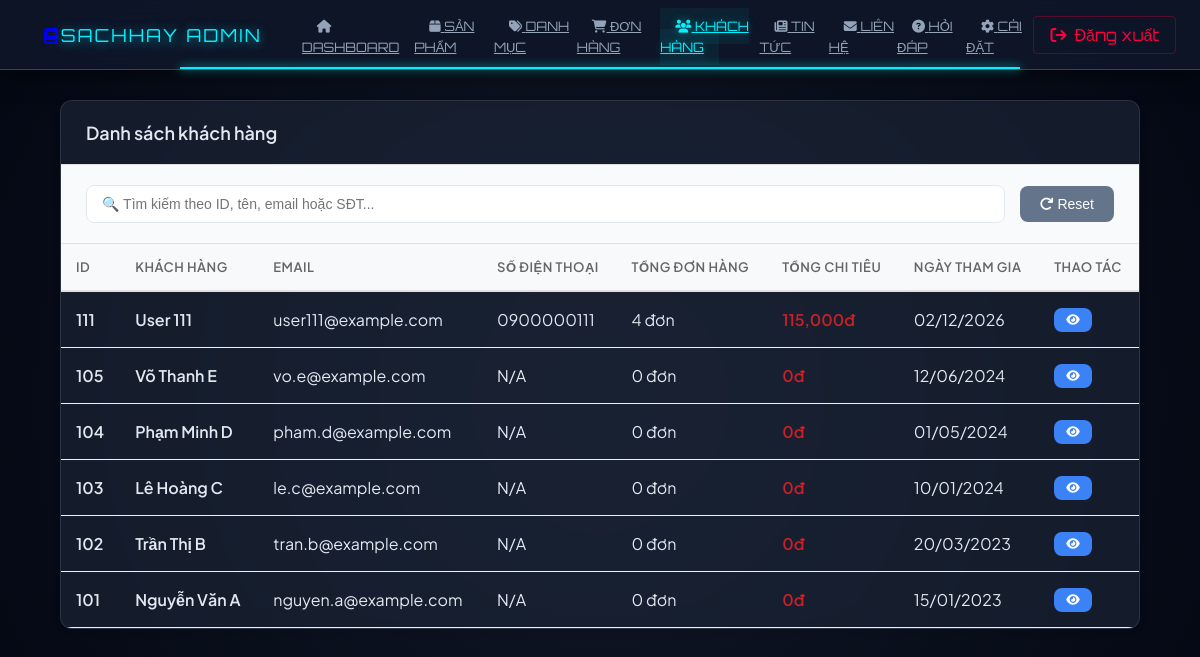
The app's page /admin/customers (signed in) with its own data.
### tables this page shows
CREATE TABLE `users` (
  `user_id` int(11) NOT NULL,
  `password` varchar(100) NOT NULL,
  `fullname` varchar(50) NOT NULL,
  `email` varchar(100) NOT NULL,
  `phone` varchar(20) DEFAULT NULL,
  `role` varchar(50) NOT NULL DEFAULT 'Customer',
  `note` text DEFAULT NULL,
  `created_date` date DEFAULT NULL
);

CREATE TABLE `customer` (
  `user_id` int(11) NOT NULL,
  `member_type` varchar(50) DEFAULT NULL,
  `total_fpoint` int(11) DEFAULT 0
);

### app/controllers/AdminController.php (called while the page is built, shortened)
<?php
class AdminController extends Controller {
    private $adminModel;
    public function __construct() {
        $this->adminModel = $this->model('Admin');
    }
    public function customers() {
        $data = [
            'title' => 'Quản lý Khách hàng',
            'page' => 'customers',
            'customers' => $this->adminModel->getAllCustomers(),
            'contentFile' => APP_ROOT . '/views/admin/customers/index.php'
        ];
        $this->view('admin/admin', $data);
    }
}

### app/core/App.php (called while the page is built, shortened)
<?php
class App {
    protected $method = "index";
    public function __construct() {
        $url = $this->parseURL();
        if(isset($url[0]) && !empty($url[0])) {
            $controllerFile = APP_ROOT . '/controllers/' . ucfirst($url[0]) . 'Controller.php';
            if(file_exists($controllerFile)) {
                unset($url[0]);
            } else {
                $this->redirectToLanding();
                return;
            }
        }
        $this->controller = new $this->controller;
        if(isset($url[1]) && !empty($url[1])) {
            if(method_exists($this->controller, $url[1])) {
                $this->method = $url[1];
                unset($url[1]);
            } else {
                $this->redirectToLanding();
                return;
            }
        }
        $this->params = $url ? array_values($url) : [];
        call_user_func_array([$this->controller, $this->method], $this->params);
    }
    private function parseURL() {
        if(isset($_GET["url"])) {
            return explode('/', filter_var(rtrim($_GET['url'], '/'), FILTER_SANITIZE_URL));
        }
        return [];
    }
}

### public/index.php (called while the page is built, shortened)
<?php
$app = new App();

### app/core/DB.php (called while the page is built, shortened)
<?php
class DB
{
    public $con;
    public function __construct()
    {
        $this->host = DB_HOST;
        $this->username = DB_USER;
        $this->password = DB_PASS;
        $this->dbname = DB_NAME;
        $this->port = DB_PORT;
        try {
            $this->con = new PDO(
                "mysql:host={$this->host};port={$this->port};dbname={$this->dbname};charset=utf8mb4",
                $this->username,
                $this->password,
                [
                    PDO::ATTR_ERRMODE => PDO::ERRMODE_EXCEPTION,
                    PDO::ATTR_DEFAULT_FETCH_MODE => PDO::FETCH_ASSOC,
                    PDO::ATTR_EMULATE_PREPARES => false
                ]
            );
        } catch (PDOException $e) {
            die("Connection failed: " . $e->getMessage());
        }
    }
    public function query($sql, $params = [])
    {
        $stmt = $this->con->prepare($sql);
        $stmt->execute($params);
        return $stmt;
    }
    public function all($sql, $params = [])
    {
        $stmt = $this->query($sql, $params);
        return $stmt->fetchAll();
    }
}

### app/models/Admin.php (called while the page is built, shortened)
<?php
class Admin extends DB
{
    public function getAllCustomers()
    {
        $sql = "SELECT
                    u.user_id,
                    u.fullname,
                    u.email,
                    u.phone,
                    u.created_date,
                    c.member_type,
                    c.total_fpoint,
                    COUNT(DISTINCT o.order_id) as total_orders,
                    SUM(CASE WHEN o.status = 'completed' THEN o.total_amount ELSE 0 END) as total_spent
                FROM users u
                LEFT JOIN customer c ON u.user_id = c.user_id
                LEFT JOIN orders o ON u.user_id = o.user_id
                WHERE u.role = 'customer'
                GROUP BY u.user_id
                ORDER BY u.created_date DESC";
        return $this->all($sql);
    }
}

### app/views/admin/customers/index.php (the view, shortened to what this page needs)
<div class="admin-card">
    <div class="card-header-actions">
        <h2 class="card-title">Danh sách khách hàng</h2>
    </div>
    <div style="padding: 20px 25px; border-bottom: 1px solid #e0e0e0; background: #f9fafb;">
        <div style="display: flex; gap: 15px; align-items: center; flex-wrap: wrap;">
            <div style="flex: 1; min-width: 250px;">
                <input type="text"
                       id="searchCustomer"
                       placeholder="🔍 Tìm kiếm theo ID, tên, email hoặc SĐT..."
                       style="width: 100%; padding: 10px 15px; border: 1px solid #e2e8f0; border-radius: 8px; font-size: 14px;">
            </div>
            <button onclick="resetCustomerFilters()"
                    style="padding: 10px 20px; background: #64748b; color: white; border: none; border-radius: 8px; cursor: pointer; font-size: 14px;">
                <i class="fas fa-redo"></i> Reset
            </button>
        </div>
    </div>
    <div class="table-container">
        <table>
            <thead>
                <tr>
                    <th>ID</th>
                    <th>Khách hàng</th>
                    <th>Email</th>
                    <th>Số điện thoại</th>
                    <th>Tổng đơn hàng</th>
                    <th>Tổng chi tiêu</th>
                    <th>Ngày tham gia</th>
                    <th>Thao tác</th>
                </tr>
            </thead>
            <tbody>
                <?php if (!empty($customers)): ?>
                    <?php foreach($customers as $customer): ?>
                    <tr>
                        <td class="fw-bold"><?= $customer['user_id'] ?></td>
                        <td>
                            <div class="customer-info">
                                <div>
                                    <div class="fw-bold"><?= htmlspecialchars($customer['fullname']) ?></div>
                                </div>
                            </div>
                        </td>
                        <td><?= htmlspecialchars($customer['email']) ?></td>
                        <td><?= htmlspecialchars($customer['phone'] ?? 'N/A') ?></td>
                        <td><?= $customer['total_orders'] ?? 0 ?> đơn</td>
                        <td class="text-danger fw-bold">
                            <?= number_format($customer['total_spent'] ?? 0) ?>đ
                        </td>
                        <td><?= $customer['created_date'] ? date('d/m/Y', strtotime($customer['created_date'])) : 'N/A' ?></td>
                        <td>
                            <a href="<?= BASE_URL ?>admin/customerDetail/<?= $customer['user_id'] ?>"
                               class="btn btn-info btn-sm">
                                <i class="fas fa-eye"></i>
                            </a>
                        </td>
                    </tr>
                    <?php endforeach; ?>
                <?php endif; ?>
            </tbody>
        </table>
    </div>
</div>

### app/views/admin/admin.php (style rules this page uses)
* { margin: 0; padding: 0; box-sizing: border-box; }
:root { --neon-cyan: #00f2ff; --neon-purple: #7000ff; --neon-red: #ff003c; --space-bg: #030712; --glass-bg: rgba(15, 23, 42, 0.9); --transition: all 0.3s ease; }
body { font-family: 'Plus Jakarta Sans', sans-serif; background-color: var(--space-bg); background-image: radial-gradient(circle at 50% 50%, #111827 0%, #030712 100%); color: #e2e8f0; display: flex; flex-direction: column; min-height: 100vh; }
.card, .admin-card { background: rgba(30, 41, 59, 0.6) !important; backdrop-filter: blur(10px); border: 1px solid rgba(255, 255, 255, 0.1) !important; border-radius: 12px !important; box-shadow: 0 10px 30px rgba(0, 0, 0, 0.4); }

### app/views/admin/customers/index.php (style rules this page uses)
.admin-card { background: white; border-radius: 12px; box-shadow: 0 2px 8px rgba(0,0,0,0.08); overflow: hidden; margin-bottom: 30px; }
.card-header-actions { display: flex; justify-content: space-between; align-items: center; padding: 20px 25px; border-bottom: 1px solid #e0e0e0; }
.card-title { font-size: 18px; font-weight: 600; margin: 0; }
.table-container { overflow-x: auto; }
table { width: 100%; border-collapse: collapse; }
thead { background: #f8f9fa; }
th { padding: 15px; text-align: left; font-weight: 600; font-size: 13px; color: #666; text-transform: uppercase; letter-spacing: 0.5px; border-bottom: 2px solid #e0e0e0; }
td { padding: 15px; border-bottom: 1px solid #f0f0f0; vertical-align: middle; }
.btn { padding: 8px 16px; border-radius: 8px; border: none; font-weight: 500; cursor: pointer; transition: all 0.3s; text-decoration: none; display: inline-flex; align-items: center; gap: 6px; font-size: 13px; }
.btn-sm { padding: 6px 12px; font-size: 12px; }
.btn-info { background: #3b82f6; color: white; }
.text-danger { color: #c92127; }
.fw-bold { font-weight: 600; }
.customer-info { display: flex; align-items: center; gap: 12px; }

### records on screen
users: user_id "111", fullname "User 111", email "user111@example.com", phone "0900000111", total_orders "4", total_spent "115,000", created_date "02/12/2026"
customer: user_id.user_id "105", user_id.fullname "Võ Thanh E", user_id.email "vo.e@example.com", user_id.phone "N/A", total_orders "0", total_spent "0", user_id.created_date "12/06/2024"
customer: user_id.user_id "104", user_id.fullname "Phạm Minh D", user_id.email "pham.d@example.com", user_id.phone "N/A", total_orders "0", total_spent "0", user_id.created_date "01/05/2024"
customer: user_id.user_id "103", user_id.fullname "Lê Hoàng C", user_id.email "le.c@example.com", user_id.phone "N/A", total_orders "0", total_spent "0", user_id.created_date "10/01/2024"
customer: user_id.user_id "102", user_id.fullname "Trần Thị B", user_id.email "tran.b@example.com", user_id.phone "N/A", total_orders "0", total_spent "0", user_id.created_date "20/03/2023"
customer: user_id.user_id "101", user_id.fullname "Nguyễn Văn A", user_id.email "nguyen.a@example.com", user_id.phone "N/A", total_orders "0", total_spent "0", user_id.created_date "15/01/2023"
